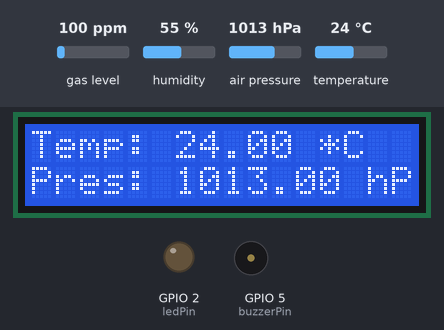
A sketch run on a simulated ESP32. Shown: 16×2 character LCD, output pins drawn as LEDs (lit = HIGH), buzzer (waves = sounding, pin HIGH). Inputs (shaded band) come from the test bench; at power-on: gas level 100 ppm, air pressure 1013 hPa, humidity 55 %, temperature 24 °C. WiFi joins after 1.5 s; servers stay silent unless stated; what the sketch prints to the serial monitor is not drawn.

Above: at 3.0 s.
3.1 s: gas level set to 291 ppm
15.9 s: gas level set to 310 ppm
At 25.3 s:
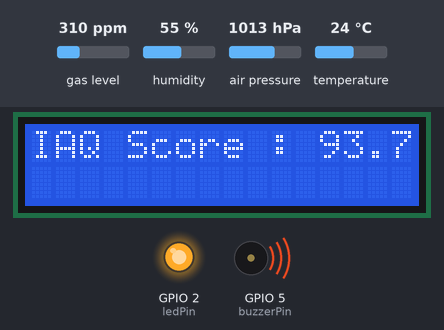
28.1 s: air pressure set to 952 hPa
38.2 s: humidity set to 22 %
At 45.2 s:
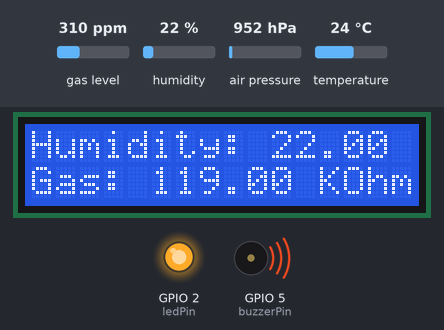
50.5 s: temperature set to 12 °C
At 51.7 s:
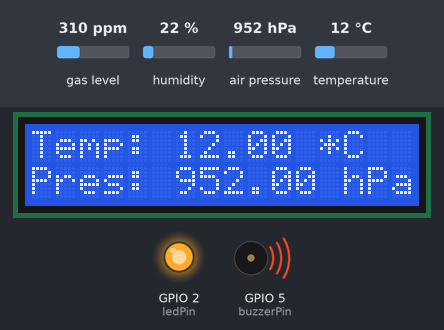
Timing chart, 0 to 53.5 s (numbered marks = the images above; inputs shaded):
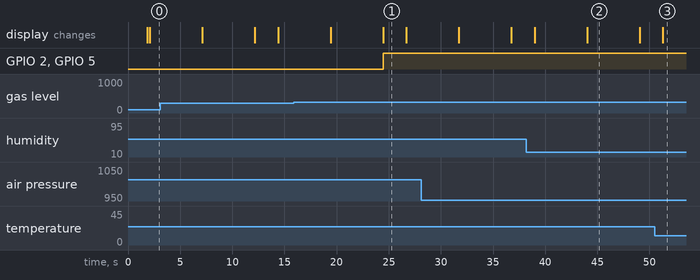

Measured:
- the behaviour switches between 300 and 301 ppm on gas level (found by bisection; images 0 and 1)
- after the input at 15.9 s, GPIO 2 (ledPin), GPIO 5 (buzzerPin): LOW → HIGH after 8.6 s
- what the display in image 1 shows lasts 2.2 s, from 24.5 s to 26.7 s
- what the display in image 2 shows lasts 5.1 s, from 44.0 s to 49.1 s

The sketch:

Project_AirQu.ino
```cpp
#define BLYNK_PRINT Serial

// Blynk template information and authentication token
#define BLYNK_TEMPLATE_ID "TMPL611kemsnQ"
#define BLYNK_TEMPLATE_NAME "AirQu"
#define BLYNK_AUTH_TOKEN "5jNNupitKZaE88ZcehdYVUQWF_PNHqST"

#include <Wire.h>
#include <SPI.h>
#include <Adafruit_Sensor.h>
#include "Adafruit_BME680.h"
#include <Adafruit_GFX.h>
#include <Adafruit_SSD1306.h>
#include <LiquidCrystal_I2C.h>
#include <Blynk.h>
#include <BlynkSimpleEsp32.h>
#include <WiFi.h>
#include <WiFiClient.h>
#include "pitches.h"

#define SEALEVELPRESSURE_HPA (1013.25)

Adafruit_BME680 bme;  // I2C

LiquidCrystal_I2C lcd(0x27, 16, 2);  // I2C address 0x27, 16 columns and 2 rows

char auth[] = BLYNK_AUTH_TOKEN;
char ssid[] = "SAMSUNGS21"; // Your WiFi credentials.
char pass[] = "12345678";

#if CONFIG_FREERTOS_UNICORE
static const BaseType_t app_cpu = 0;
#else
static const BaseType_t app_cpu = 1;
#endif

const int buzzerPin = 5;  // Buzzer pin for ESP32
const int ledPin = 2;  // Replace with your LED pin
float gas_reference = 250000;   // Typical sensor resistance at good air quality
float hum_score, gas_score;
float hum_reference = 40;  // Set your reference humidity here
int   getgasreference_count = 0;

// void beep(int note, int duration) {
//   tone(buzzerPin, note, duration);
//   delay(duration);
// }

// void soundBeep() {
//   beep(NOTE_A4, 500);
//   beep(NOTE_A4, 500);
//   beep(NOTE_A4, 500);
//   beep(NOTE_F4, 350);
//   beep(NOTE_C5, 150);
//   beep(NOTE_A4, 500);
//   beep(NOTE_F4, 350);
//   beep(NOTE_C5, 150);
//   beep(NOTE_A4, 650);

//   delay(500);

//   beep(NOTE_E5, 500);
//   beep(NOTE_E5, 500);
//   beep(NOTE_E5, 500);
//   beep(NOTE_F5, 350);
//   beep(NOTE_C5, 150);
//   beep(NOTE_GS4, 500);
//   beep(NOTE_F4, 350);
//   beep(NOTE_C5, 150);
//   beep(NOTE_A4, 650);

//   delay(500);

//   beep(NOTE_A5, 500);
//   beep(NOTE_A4, 300);
//   beep(NOTE_A4, 150);
//   beep(NOTE_A5, 500);
//   beep(NOTE_GS5, 325);
//   beep(NOTE_G5, 175);
//   beep(NOTE_FS5, 125);
//   beep(NOTE_F5, 125);
//   beep(NOTE_FS5, 250);

//   delay(325);

//   beep(NOTE_AS4, 250);
//   beep(NOTE_DS5, 500);
//   beep(NOTE_D5, 325);
//   beep(NOTE_CS5, 175);
//   beep(NOTE_C5, 125);
//   beep(NOTE_AS4, 125);
//   beep(NOTE_C5, 250);

//   delay(350);
// }

void setup() {
  Serial.begin(115200);
  Serial.println(F("BME680 test"));

  Blynk.begin(auth, ssid, pass);

  Wire.begin();
  if (!bme.begin()) {
    Serial.println("Could not find a valid BME680 sensor, check wiring!");
    while (1);
  }

  pinMode(LED_BUILTIN, OUTPUT);  // Initialize the player ON indicator LED

  lcd.init();       //initialize the lcd
  lcd.backlight();  //open the backlight

  pinMode(buzzerPin, OUTPUT);    // Initialize the buzzer pin
  pinMode(ledPin, OUTPUT);  // Initialize the LED pin

  bme.setTemperatureOversampling(BME680_OS_2X);
  bme.setHumidityOversampling(BME680_OS_2X);
  bme.setPressureOversampling(BME680_OS_2X);
  bme.setIIRFilterSize(BME680_FILTER_SIZE_3);
  bme.setGasHeater(320, 150);

  xTaskCreatePinnedToCore(
    vBmeTask,     // Function to be called
    "BMESensorTask",   // Name of the task
    10000,              // Stack size (bytes in ESP32, words in FreeRTOS)
    NULL,               // Parameter to pass
    1,                  // Task priority
    NULL,               // Task handle
    app_cpu             // Run on one core for demo purposes (ESP32 only)
  );

  // Run the sensor for a burn-in period
  GetGasReference();
}

void vBmeTask(void *parameter){
  while(1){
    unsigned long endTime = bme.beginReading();
    if (endTime == 0) {
      Serial.println(F("Failed to begin reading :("));
      return;
    }

    delay(50);  // This represents parallel work.

    if (!bme.endReading()) {
      Serial.println(F("Failed to complete reading :("));
      return;
    }

    lcd.clear();
    lcd.setCursor(0, 0);
    Serial.print(F("\n\n\nTemperature = "));
    Serial.print(bme.temperature);
    Serial.println(F(" *C"));
    lcd.print("Temp: ");
    lcd.print(bme.temperature);
    lcd.print(" *C");
    Blynk.virtualWrite(V0, bme.temperature);

    lcd.setCursor(0, 1);
    Serial.print(F("Pressure = "));
    Serial.print(bme.pressure / 100.0);
    Serial.println(F(" hPa"));
    lcd.print("Pres: ");
    lcd.print(bme.pressure / 100.0);
    lcd.print(" hPa");
    Blynk.virtualWrite(V3, bme.pressure / 100.0);
    delay(5000);

    lcd.clear();
    lcd.setCursor(0, 0);
    Serial.print(F("Humidity = "));
    Serial.print(bme.humidity);
    Serial.println(F(" %"));
    lcd.print("Humidity: ");
    lcd.print(bme.humidity);
    lcd.print(" %");
    Blynk.virtualWrite(V1, bme.humidity);

    lcd.setCursor(0, 1);
    Serial.print(F("Gas = "));
    Serial.print(bme.gas_resistance / 1000.0);
    Serial.println(F(" KOhms"));
    lcd.print("Gas: ");
    lcd.print(bme.gas_resistance / 1000.0);
    lcd.print(" KOhms");
    Blynk.virtualWrite(V4, bme.gas_resistance / 1000.0);
    delay(5000);


    float hum_score, gas_score;
    float hum_reference = 40;  // Set your reference humidity here
    int   getgasreference_count = 0;
    float air_quality_score;

    // Calculate humidity contribution to IAQ index
    float current_humidity = bme.humidity;
    if (current_humidity >= 38 && current_humidity <= 42)
      hum_score = 0.25 * 100;  // Humidity +/-5% around optimum
    else {
      // sub-optimal
      if (current_humidity < 38)
        hum_score = 0.25 / hum_reference * current_humidity * 100;
      else
        hum_score = ((-0.25 / (100 - hum_reference) * current_humidity) + 0.416666) * 100;
    }

    // Calculate gas contribution to IAQ index
    float gas_lower_limit = 5000;   // Bad air quality limit
    float gas_upper_limit = 50000;  // Good air quality limit
    if (bme.gas_resistance < gas_lower_limit) gas_reference = gas_lower_limit;
    if (bme.gas_resistance > gas_upper_limit) gas_reference = gas_upper_limit;
    gas_score = (0.75 / (gas_upper_limit - gas_lower_limit) * gas_reference -
                 (gas_lower_limit * (0.75 / (gas_upper_limit - gas_lower_limit)))) *
                100;

    // Combine results for the final IAQ index value (0-100% where 100% is good quality air)
    air_quality_score = hum_score + gas_score;

    lcd.clear();
    lcd.setCursor(0, 0);
    Serial.print(F("IAQ Score = "));
    Serial.println(String(air_quality_score, 1));
    lcd.print("IAQ Score : ");
    lcd.print(air_quality_score);

    if (bme.readGas() < 120000) {
      Serial.println("***** Poor Air Quality *****");
      digitalWrite(ledPin, HIGH);
      digitalWrite(buzzerPin, HIGH);
      // soundBeep();
    } else {
      digitalWrite(ledPin, LOW);
      digitalWrite(buzzerPin, LOW);
    }

    delay(2000);

    if((getgasreference_count++)%10==0) GetGasReference();  // Get new gas reference value after 10 minutes

    String iaqText = CalculateIAQ(air_quality_score);
    Serial.print(F("IAQ Text = "));
    Serial.println(iaqText);
    Blynk.virtualWrite(V2, iaqText);

    Serial.print(F("Approx. Altitude = "));
    Serial.print(bme.readAltitude(SEALEVELPRESSURE_HPA));
    Serial.println(F(" m"));
  }
}

void GetGasReference(){
  // Now run the sensor for a burn-in period, then use combination of relative humidity and gas resistance to estimate indoor air quality as a percentage.
  Serial.println("Getting a new gas reference value");
  int readings = 10;
  for (int i = 1; i <= readings; i++){ // read gas for 10 x 0.150mS = 1.5secs
    gas_reference += bme.gas_resistance;
  }
  gas_reference = gas_reference / readings;
}

void loop() {
  Blynk.run();
}

String CalculateIAQ(float score) {
  String IAQ_text = "Air Quality is ";
  score = (100 - score) * 5;
  if (score >= 301)
    IAQ_text += "Very Bad";
  else if (score >= 201 && score <= 300)
    IAQ_text += "Worse";
  else if (score >= 151 && score <= 200)
    IAQ_text += "Bad";
  else if (score >= 101 && score <= 150)
    IAQ_text += "Little Bad";
  else if (score >= 51 && score <= 100)
    IAQ_text += "Average";
  else if (score >= 0 && score <= 50)
    IAQ_text += "Good";
  return IAQ_text;
}
```
